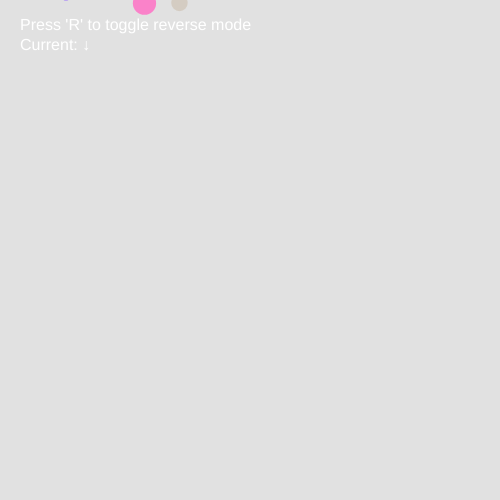
Frame 1 (no input)
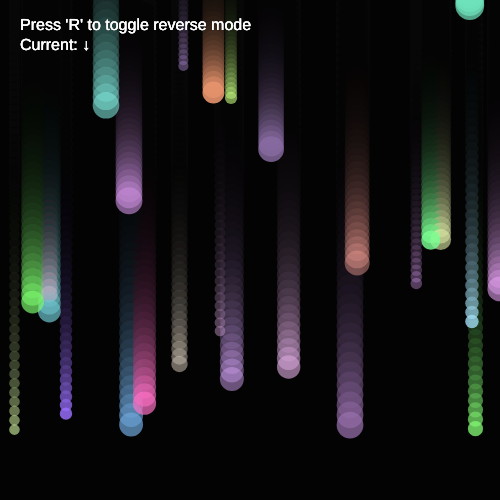
Frame 60 (no input)
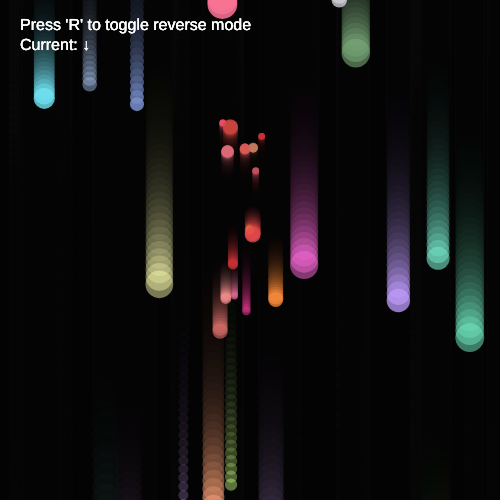
Frame 120 (the mouse pressed at the canvas centre since frame 60)

The p5.js sketch that drew these frames (run headless with seeded random() and noise() and a simulated clock; from frame 60 on, the mouse is pressed at the canvas centre):

// p5.js sketch
// ── sketch.js
let particles = []; // array to store all particle objects
let gravity = 0.05; // how fast particles fall
//animated walk scycle - taking from the reverse feature idea
let reverseMode = false; // false = normal, true = reverse
//parameters
let partSize = 20; // Particle size
let partSpeed = 5; // Particle speed  
let partCount = 20; // Starting particles
let fadeSpeed = 0.7; // How fast they fade
let spawnRate = 0.2; // How often new particles appear
//polyline
let mouseTrail = [];
let maxTrailLength = 100; //max number of mouse positions

function setup() {
  createCanvas(500, 500);
  // create initial particles useing the partCount parameter
  for (let i = 0; i < partCount; i++) {
    addParticle();
  }
}

function draw() {
  background(0, 30); // semi-transparent for trail effect
  
  updateMouseTrail();// Update and store mouse position for trail
  drawMouseTrail(); // Draw the polyline trail
  
  // Update and draw all particles
  for (let i = 0; i < particles.length; i++) {
    let p = particles[i]; // get current particle
    
    // Move particle based on current mode
    if (reverseMode) {
      p.y -= p.speed; // Move UP (reverse)
      p.speed += gravity; // Still accelerate
    } else {
      p.y += p.speed; // Move DOWN (normal)
      p.speed += gravity;
    }
    
    //colour & transparency of moving particles
    fill(p.r, p.g, p.b, p.alpha);
    noStroke();
    ellipse(p.x, p.y, p.size);
    
    p.alpha -= fadeSpeed; //parameter for speeding fade
    
    // Remove conditions for both modes
    if (p.alpha <= 0 || //if transparent
        (!reverseMode && p.y > height + p.size) || // Off bottom (normal)
        (reverseMode && p.y < -p.size)) { // Off top (reverse)
      particles.splice(i, 1);
      i--; //adjust index due to array length change
    }
  }
  
  if (random() < spawnRate) { //parameter for spwan rate randomly
    addParticle(); 
  }

  fill(255);
  noStroke();
  textSize(16);
  text("Press 'R' to toggle reverse mode", 20, 30);
  text("Current: " + (reverseMode ? "↑" : "↓"), 20, 50);
}


//storing nouse positions
function updateMouseTrail() {
  // Only store positions when mouse is moving and on canvas
  //pmouseX/Y are previous frame positions
  if (mouseX !== pmouseX || mouseY !== pmouseY) {
    //only store on canvas
    if (mouseX > 0 && mouseX < width && mouseY > 0 && mouseY < height) { // add current position to end of array
      mouseTrail.push({x: mouseX, y: mouseY});
      
      // Keep only the last 100 positions - removes oldest in the array
      if (mouseTrail.length > maxTrailLength) {
        mouseTrail.shift(); // Remove oldest position
      }
    }
  }
}

function drawMouseTrail() { // polyline trail drawn
  if (mouseTrail.length > 1) { //Only draw if we have at least 2 points - drawing lines
    noFill();
    stroke(255, 150);
    strokeWeight(2);
    
    beginShape(); //smoth connected line through all mouse points
    for (let i = 0; i < mouseTrail.length; i++) { //vertex() connects points with straight lines
      vertex(mouseTrail[i].x, mouseTrail[i].y);
    }
    endShape();
    
    // Draw points along the trial
    fill(255, 200);
    noStroke();
    for (let i = 0; i < mouseTrail.length; i += 5) { // Every 5th point
      ellipse(mouseTrail[i].x, mouseTrail[i].y, 4);
    }
  }
}

function addParticle() {
  // Create new particle object with random properties
  let newParticle = {
    x: random(width), //random horizontal position
    y: reverseMode ? random(height, height + 100) : random(-100, 0), // Start based on mode
    size: random(partSize * 0.5, partSize * 1.5),
    speed: random(partSpeed * 0.5, partSpeed * 1.5),
    r: random(100, 255),
    g: random(100, 255),
    b: random(100, 255),
    alpha: random(150, 255) // transparency
  };
  
  particles.push(newParticle); // add to array
}

function mousePressed() {
  // Add burst of particles where mouse is clicked
  for (let i = 0; i < 15; i++) {
    let burstParticle = {
      x: mouseX + random(-30, 30),
      y: mouseY + random(-30, 30),
      size: random(partSize * 0.3, partSize * 0.8), //size paremeters
      speed: reverseMode ? random(0, partSpeed) : random(-partSpeed, 0), // Direction based on mode
      r: random(200, 255),
      g: random(50, 150),
      b: random(50, 150),
      alpha: random(180, 255)
    };
    particles.push(burstParticle);
  }
}

function mouseDragged() {
  // Adds smaller particles while dragging too
  if (random() < 0.3) {
    let dragParticle = {
      x: mouseX + random(-10, 10),
      y: mouseY + random(-10, 10),
      size: random(partSize * 0.2, partSize * 0.5),
      speed: reverseMode ? random(0, partSpeed * 0.5) : random(-partSpeed * 0.5, 0),
      r: random(150, 255),
      g: random(100, 200),
      b: random(100, 200),
      alpha: random(100, 200)
    };
    particles.push(dragParticle);
  }
}

function keyPressed() {
  // Toggle reverse mode with 'R' key
  if (key === 'r' || key === 'R') {
    reverseMode = !reverseMode; // Flip the mode
  }
  
  // Clear all particles with spacebar
  if (key === ' ') {
    particles = [];
    background(0);
  }
  
  // Add random particle with any other key
  if (key !== ' ' && key !== 'r' && key !== 'R') {
    addParticle();
  }
}
